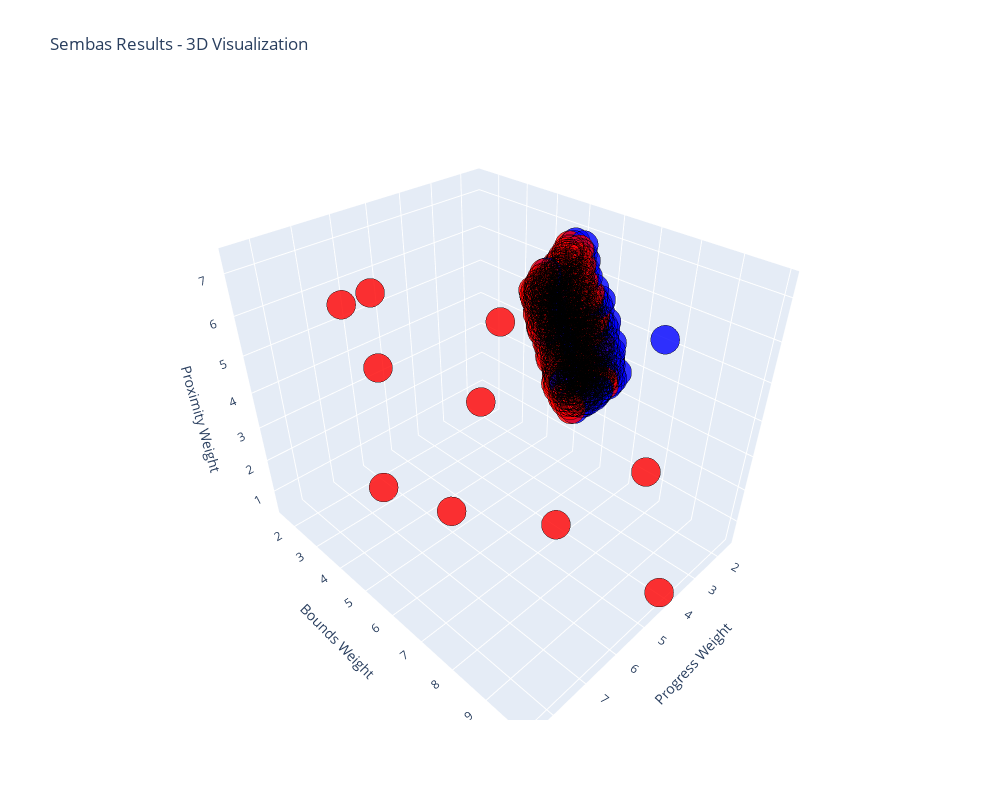

The notebook cell this image was saved under:
### Code cell
plot_sembas_results('scalar_tuning.json')

### Figure 1 — Plotly figure (JSON) as saved in the notebook; plotly's stock layout.template omitted (floating-point values rounded to 4 significant figures; data arrays with more than 128 entries replaced by an {"elided": "..."} marker saying what was removed)
{"data": [{"hoverinfo": "text", "marker": {"color": {"elided": "1000 int values"}, "colorscale": [[0, "red"], [1, "blue"]], "line": {"color": "black", "width": 2}, "opacity": 0.8, "size": 10}, "mode": "markers", "text": {"elided": "1000 str values"}, "type": "scatter3d", "x": {"elided": "1000 float values"}, "y": {"elided": "1000 float values"}, "z": {"elided": "1000 float values"}}], "layout": {"height": 800, "scene": {"xaxis": {"title": {"text": "Progress Weight"}}, "yaxis": {"title": {"text": "Bounds Weight"}}, "zaxis": {"title": {"text": "Proximity Weight"}}}, "title": {"text": "Sembas Results - 3D Visualization"}, "width": 1000}}
